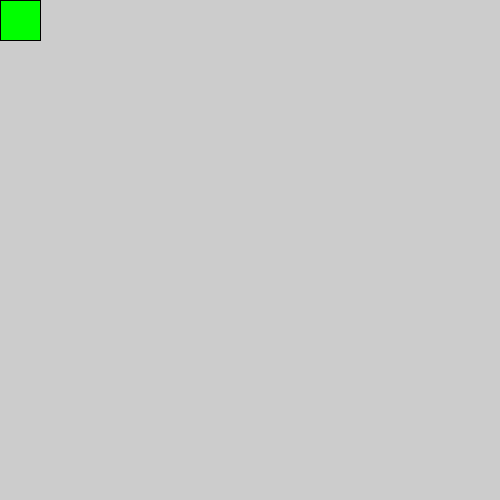
Frame 1 (no input)
Frame 60 (the mouse pressed at the canvas centre just before this capture): identical to frame 1, image omitted
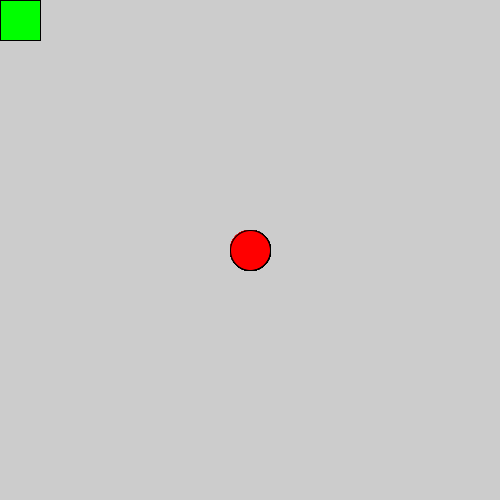
Frame 120 (the mouse held since frame 60 and released just before this capture)

The Processing sketch that drew these frames (run headless with seeded random() and noise(); from frame 60 on, the mouse is pressed at the canvas centre):

// Processing sketch: condicional_basica
// ── condicional_basica.pde
void setup() {
  size(500, 500);
}

void draw() {

  if (mousePressed) {
    fill(255, 0, 0);
    ellipse(mouseX, mouseY, 40, 40);
  } else {
    fill(0, 255, 0);
    rect(mouseX, mouseY, 40, 40);
  }
}
